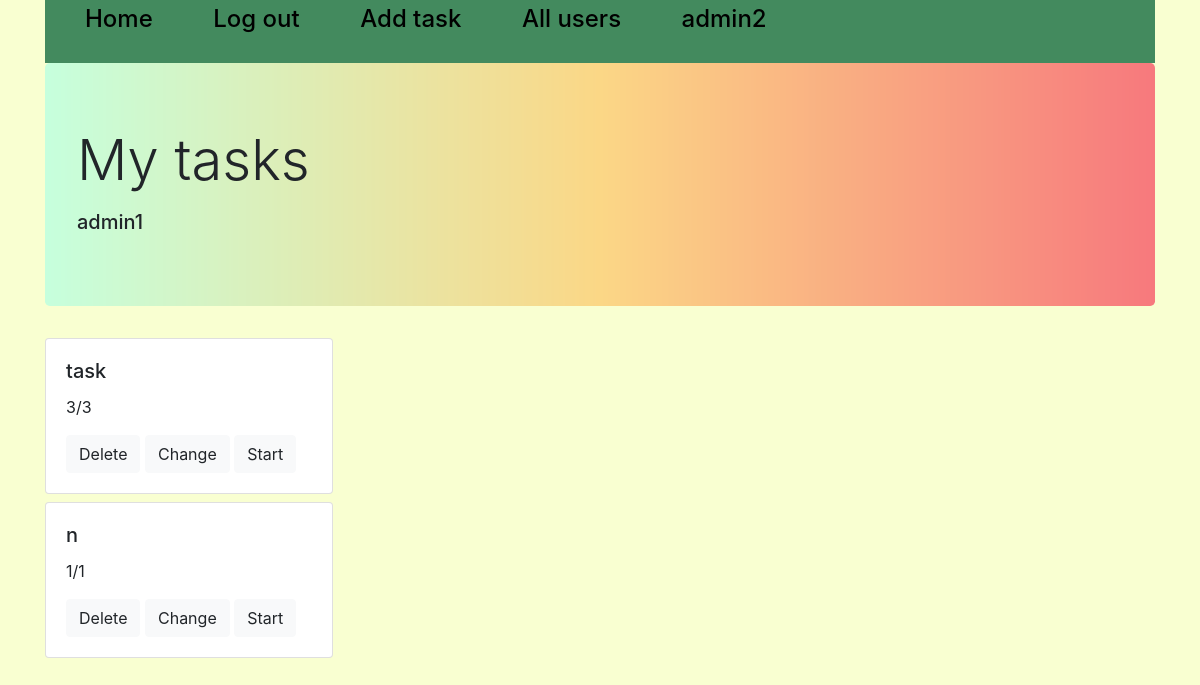
The page /all_tasks/1 (signed in) on the database as committed earlier.
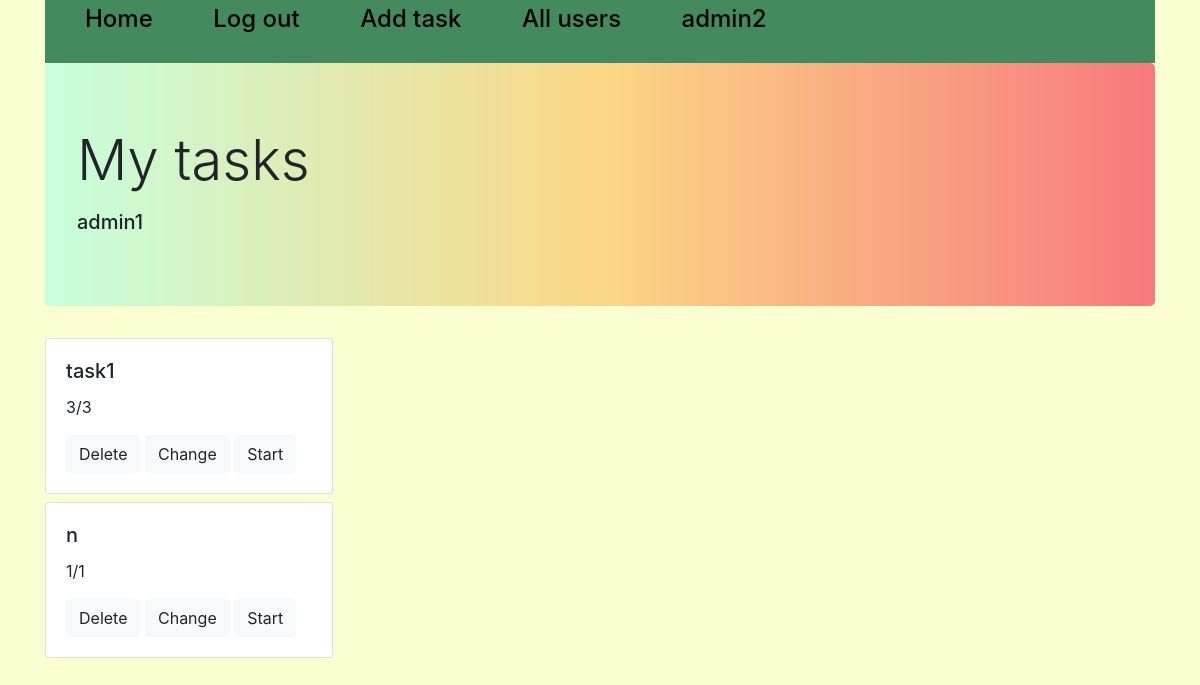
The same page on the database as committed later.
### tables this page shows
CREATE TABLE users 
                            (id INTEGER PRIMARY KEY AUTOINCREMENT, 
                             user_name VARCHAR(50),
                             password_hash VARCHAR(128)
                             );

CREATE TABLE tasks
                                    (id INTEGER PRIMARY KEY AUTOINCREMENT,
                                     title VARCHAR(100),
                                     content VARCHAR(10000),
                                     choices VARCHAR(1000),
                                     correct_choice VARCHAR(100),
                                     user_id INTEGER 
                             );

### mainpage.py (the view)
@app.route('/all_tasks/<int:id>', methods=['GET', 'POST'])
def all_tasks(id):
    all, username = '', ''
    if 'username' not in session:
        return redirect('/login')
    if id != 0 and session['user_id'] in [1, 2]:
        all = tasks_model.get_all(id)
        username = users_base.get(id)[1]
    else:
        id = 0
    if id == 0:
        all = tasks_model.get_all(session['user_id'])
        username = ''
    titles = [x[1] for x in all]
    n = range(len(titles))
    ides_tasks = [x[0] for x in all]
    session['task_id'] = ides_tasks
    session['titles'] = titles
    contents = [i.split('\n') for i in [x[2] for x in all]]
    session['contents'] = contents
    choices = [i.split('\n') for i in [x[3] for x in all]]
    choices1 = []
    arr = []
    for i in choices:
        for j in i:
            arr.append(j.split())
        choices1.append(arr)
        arr = []
    session['choices'] = choices1
    correct_choices = [x[4].split('\n') for x in all]
    session['correct'] = correct_choices
    sc = scores.get_all()
    scores_id = [i[-1] for i in sc]
    scores1 = []
    for i in ides_tasks:
        if i in scores_id:
            n_correct = sc[scores_id.index(i)][-2]
            n_all = sc[scores_id.index(i)][-3]
        else:
            n_correct = 0
            n_all = len(session['contents'][ides_tasks.index(i)])
        scores1.append(str(n_correct) + '/' + str(n_all))
    session['scores'] = scores1
    return render_template('tasks.html', flag=True, n=n, name=username)

### DB.py (called while the page is built)
    def get(self, user_id):
        cursor = self.connection.cursor()
        cursor.execute("SELECT * FROM users WHERE id = ?", (str(user_id),))
        row = cursor.fetchone()
        return row

    def get_all(self, user_id=None):
        cursor = self.connection.cursor()
        if user_id:
            cursor.execute("SELECT * FROM tasks WHERE user_id = ?", (str(user_id),))
        else:
            cursor.execute("SELECT * FROM tasks")
        rows = cursor.fetchall()
        return rows

    def get_all(self, task_id=None):
        cursor = self.connection.cursor()
        if task_id:
            cursor.execute("SELECT * FROM scores WHERE task_id = ?", (str(task_id),))
        else:
            cursor.execute("SELECT * FROM scores")
        rows = cursor.fetchall()
        return rows

### templates/tasks.html (shortened to what this page needs)
{% extends "base.html" %}
{% block content %}
<div class="container">
    <div class="jumbotron" style="background-image: url(/static/gradientyellow.jpg); background-size: 100%;">
        <h1 class="display-4">My tasks</h1>
        <p class="lead">
        <h5>{{name}}</h5>
    </div>
    {% if flag %}
    {% for i in n%}
    <div class="card" name={{i}} value={{i}} style="width: 18rem;">
        <div class="card-body">
            <h5 class="card-title">{{session['titles'][i]}}</h5>
            <p class="card-text">{{session['scores'][i]}}</p>
            {% if session['user_id'] == 1 or session['user_id'] == 2 %}
            <a href="/delete/{{session['task_id'][i]}}" class="btn btn-light">Delete</a>
            <a href="/add_task/{{session['titles'][i]}}" class="btn btn-light">Change</a>
            {% endif %}
            <a href="/task/{{i}}" class="btn btn-light">Start</a>
        </div>
    </div>
    {% endfor %}
    {% endif %}
</div>
{% endblock %}

### templates/base.html (shortened to what this page needs)
<!DOCTYPE html>
<html lang="en">
<head>
    <link rel="stylesheet" href="https://stackpath.bootstrapcdn.com/bootstrap/4.3.1/css/bootstrap.min.css"
>
</head>
<body>
<div class="top_line">
    <div class="container">
        <div class="col-md-12">
            <div class="row">
                <div class="top_nav" style="background-color: #438a5e;">
                    <ul>
                        {% if "username" in session %}
                        <li><a class="navbar-brand" href="/homepage"><h4>Home</h4></a></li>
                        <li><a class="navbar-brand" href="/login"><h4>Log out</h4></a></li>
                        {% if session['user_id'] == 1 or session['user_id'] == 2 %}
                        <li><a class="navbar-brand" href="/add_task/''"><h4>Add task</h4></a></li>
                        <li><a class="navbar-brand" href="/all_users"><h4>All users</h4></a></li>
                        {% endif %}
                        <li><a class="navbar-brand" href="/logout"><h4>{{session['username']}}</h4></a></li>
                        {% endif %}
                    </ul>
                </div>
            </div>
        </div>
    </div>
</div>
{% block content %}{% endblock %}
</body>
</html>

### templates/base.html (style rules this page uses)
body { background-color: #f9ffd1; }
.top_nav { width: 100%; }
.top_nav ul li { list-style-type: none; display: inline-block; vertical-align: center; padding-right: 40px; }
.top_nav a { color: black; }

Rows that differ between the two databases and show on the page:
changed tasks: title "task" → "task1" (drawn)
Other text that changed with them:
new list line: "task1"
new list line: "3/3 Delete Change Start"
list line gone: "task"
list line gone: "3/3 Delete Change Start"
